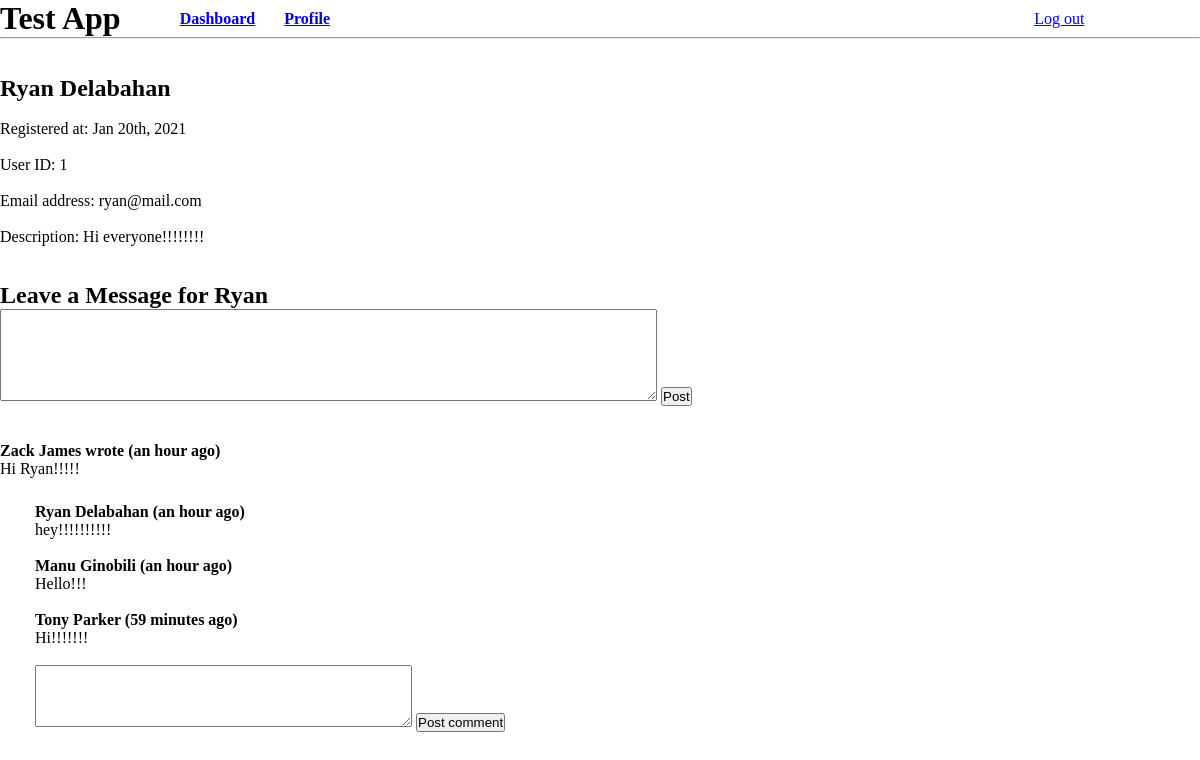
The app's page /users/show/1 with its own data.
### first_app/models.py (models this page shows)
class User(models.Model):
    first_name = models.CharField(max_length = 50)
    last_name = models.CharField(max_length = 50)
    email = models.CharField(max_length = 384, unique = True)
    level_admin = models.IntegerField(default=1)
    description = models.TextField(null = True)
    password = models.CharField(max_length = 60)
    created_at = models.DateTimeField(auto_now_add = True)
    updated_at = models.DateTimeField(auto_now = True)
    objects = UserManager()

class Message(models.Model):
    message = models.TextField()
    user = models.ForeignKey(User, related_name = 'sent_messages', on_delete = models.CASCADE)
    receiver = models.ForeignKey(User, related_name = 'wall_messages', on_delete = models.CASCADE)
    created_at = models.DateTimeField(auto_now_add=True)
    updated_at = models.DateTimeField(auto_now=True)

class Comment(models.Model):
    comment = models.TextField()
    message = models.ForeignKey(Message, related_name = 'comments', on_delete = models.CASCADE)
    user = models.ForeignKey(User, related_name = 'comments', on_delete = models.CASCADE)
    created_at = models.DateTimeField(auto_now_add=True)
    updated_at = models.DateTimeField(auto_now=True)

### first_app/views.py (the view)
# urls.py: path('users/show/<int:user_id>', views.show_user_wall),
def show_user_wall(request, user_id):
    context = {
        'user': User.objects.get(id = user_id),
    }
    return render(request,'user_wall.html', context)

### first_app/templates/user_wall.html (shortened to what this page needs)
<!DOCTYPE html>
<html lang="en">
<head>
    {% load static %}
    {% load humanize %}
    <link rel='stylesheet' href='{% static "css/style.css" %}'>
</head>
<body>
    <div>
        <div>
            <h1 id='test'>Test App</h1>
            {% if request.session.user_id == 1 %}
            <h4 id='home'><a href='/dashboard/admin'>Dashboard</a></h3>
            {% else %}
            <h4 id='home'><a href='/dashboard'>Dashboard</a></h3>
            {% endif %}
            <h4 id='prof'><a href='/users/edit'>Profile</a></h4>
            <a href='/logout' id='sign'>Log out</a>
        </div>
        <hr><br><br>
        <h2>{{user.first_name}} {{user.last_name}}</h2><br>
        <p>Registered at: {{user.created_at | date:'M jS, Y'}}</p><br>
        <p>User ID: {{user.id}}</p><br>
        <p>Email address: {{user.email}}</p><br>
        <p>Description: {{user.description}}</p><br><br>
        {% if request.session.user_id != user.id %}
        <form action='/users/post_message/{{user.id}}' method='POST'>
            <h2>Leave a Message for {{user.first_name}}</h2>
            <textarea name='message' rows='6'  cols='80'></textarea>
            <input type='submit' value='Post'>
        </form><br><br>
        {% endif %}
        {% for message in user.wall_messages.all %}
        <h4>{{message.user.first_name}} {{message.user.last_name}} wrote                ({{message.created_at | naturaltime }})</h4>
        <p>{{message.message}}</p>
        <div id='comment'>
            {% for comment in message.comments.all %}
            <h4>{{comment.user.first_name}} {{comment.user.last_name}}                   ({{comment.created_at | naturaltime }})</h4>
            <p>{{comment.comment}}</p><br>
            {% endfor %}
            <form action='/users/post_comment/{{message.id}}/{{user.id}}' method='POST'>
                <textarea name='comment' rows='4' cols='45'></textarea>
                <input type='submit' value='Post comment'>
            </form>
        </div><br><br><br>
        {% endfor %}
</body>
</html>

### first_app/static/css/style.css (style rules this page uses)
* { padding: 0px; margin: 0px; }
#test { vertical-align: middle; display: inline-block; }
#home { margin-left: 55px; vertical-align: middle; display: inline-block; }
#sign { margin-left: 700px; vertical-align: middle; display: inline-block; }
#prof { display: inline-block; margin-left: 25px; vertical-align: middle; }
#comment { margin-left: 35px; margin-top: 25px; }

### records on screen
User: first_name "Ryan", last_name "Delabahan", created_at "Jan 20th, 2021", id "1", email "ryan@mail.com", description "Hi everyone!!!!!!!!"
Message: user.first_name "Zack", user.last_name "James", created_at "an hour ago", message "Hi Ryan!!!!!"
Comment: user.first_name "Ryan", user.last_name "Delabahan", created_at "an hour ago", comment "hey!!!!!!!!!!"
Comment: user.first_name "Manu", user.last_name "Ginobili", created_at "an hour ago", comment "Hello!!!"
Comment: user.first_name "Tony", user.last_name "Parker", created_at "59 minutes ago", comment "Hi!!!!!!!"
